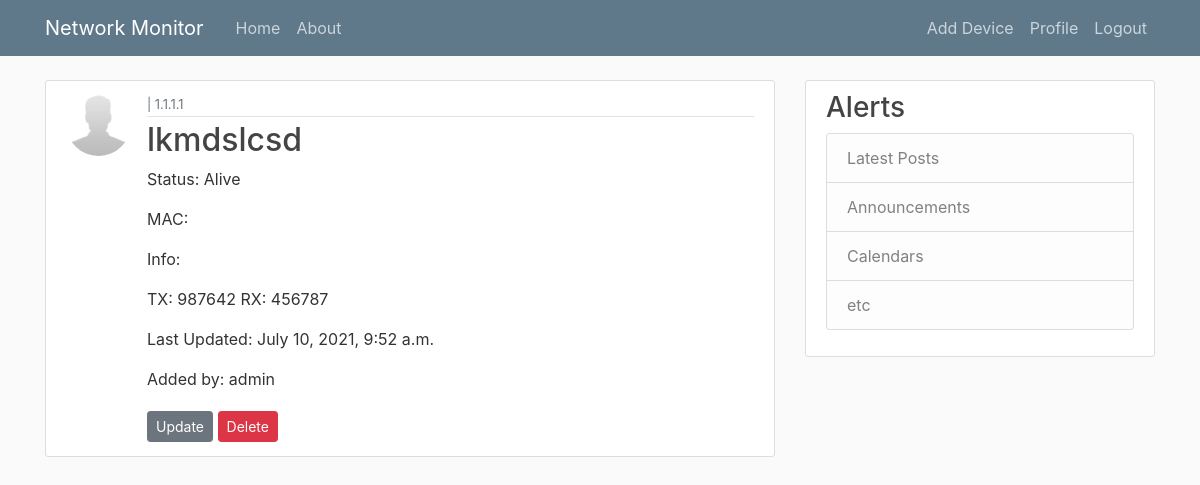
Page /device/3/ (signed in) on the committed database.
### netmon/models.py (models this page shows, shortened)
class Device(models.Model):
    dev_name = models.CharField(max_length=100)
    dev_id = models.IntegerField
    dev_type = models.CharField(max_length=100)
    dev_ip = models.CharField(max_length=16)
    dev_mac = models.CharField(max_length=18)
    dev_info = models.CharField(max_length=100)
    dev_tx_traffic = models.IntegerField(max_length=100, default="987642")
    dev_rx_traffic = models.IntegerField(max_length=100, default="456787")
    dev_last_updated = models.DateTimeField(default=timezone.now)
    dev_added_by = models.ForeignKey(User, on_delete=models.CASCADE)
    dev_status = models.CharField(max_length=5, default="Alive")

### users/models.py (models this page shows, shortened)
class Profile(models.Model):
    user = models.OneToOneField(User, on_delete=models.CASCADE)
    image = models.ImageField(default='default.jpg', upload_to='profile_pics')

### netmon/views.py (the view)
# urls.py: path('device/<int:pk>/', DeviceDetailView.as_view(), name='device-detail'),
class DeviceDetailView(LoginRequiredMixin, DetailView):
    model = Device

### netmon/templates/netmon/device_detail.html
{% extends "netmon/base.html" %}
{% block content %}
<article class="media content-section">
    <img class="rounded-circle article-img" src="{{ object.dev_added_by.profile.image.url }}">
    <div class="media-body">
        <div class="article-metadata">
            <small class="text-muted">{{ object.dev_type }} | {{ object.dev_ip }}</small>
        </div>
        <h2 class="article-title">{{ object.dev_name }}</h2>
        <p class="article-content">Status: {{ device.dev_status }}</p>
        <p class="article-content">MAC: {{ object.dev_mac }}</p>
        <p class="article-content">Info: {{ object.dev_info }}</p>
        <p class="article-content">TX: {{ object.dev_tx_traffic }} RX: {{ object.dev_rx_traffic }}</p>
        <p class="article-content">Last Updated: {{ object.dev_last_updated }}</p>
        <p class="article-content"> Added by: {{ object.dev_added_by }}</p>
        <div>
            <a class="btn btn-secondary btn-sm mt-1 mb-1" href="{% url 'device-update' object.id %}">Update</a>
            <a class="btn btn-danger btn-sm mt-1 mb-1" href="{% url 'device-delete' object.id %}">Delete</a>
        </div>
    </div>
</article>
{%endblock content %}

### netmon/static/netmon/main.css (style rules this page uses)
body { background: #fafafa; color: #333333; margin-top: 5rem; }
h1, h2, h3, h4, h5, h6 { color: #444444; }
.content-section { background: #ffffff; padding: 10px 20px; border: 1px solid #dddddd; border-radius: 3px; margin-bottom: 20px; }
.article-title { color: #444444; }
.article-content { white-space: pre-line; }
.article-img { height: 65px; width: 65px; margin-right: 16px; }
.article-metadata { padding-bottom: 1px; margin-bottom: 4px; border-bottom: 1px solid #e3e3e3 }

### rows in the picture
Device: dev_added_by.profile.image (placeholder picture), dev_ip "1.1.1.1", dev_name "lkmdslcsd", dev_status "Alive", dev_tx_traffic "987642", dev_rx_traffic "456787", dev_last_updated "July 10, 2021, 9:52 a.m.", dev_added_by "admin"
